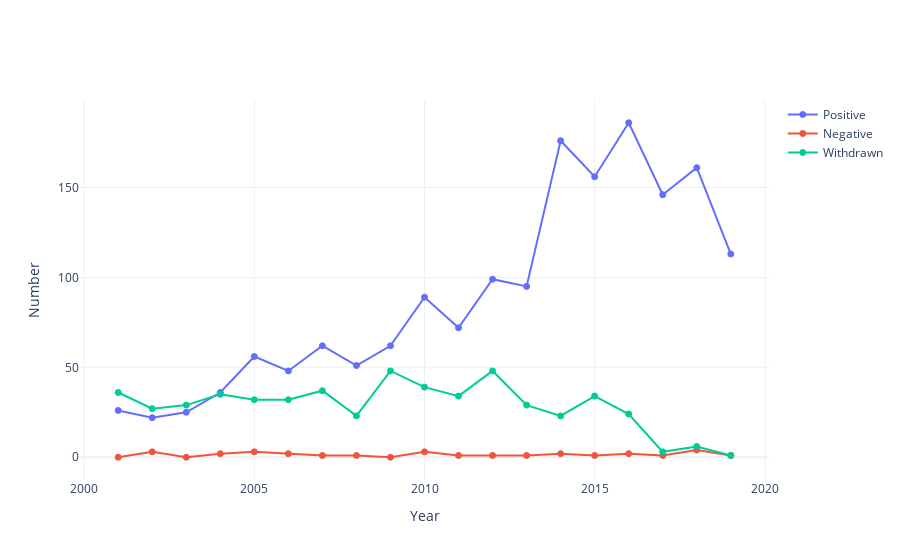

The notebook cell this image was saved under:
### Markdown cell above
### 1.2 Time evolution 
(exclude 2000 and 2020, because data is incomplete)

### Code cell
# Create container for time data
time_evolution = pd.DataFrame(columns={'Year', 'Positive', 'Negative', 'Withdrawn'})

# Group data by year
temp = data.copy()
temp['Year'] = data['Date of first decision'].apply(lambda x: x.year)
for year in temp['Year'].dropna().unique():
    # Ignore 2000 and 2020
    if (year == 2000) or (year == 2020):
        continue

    # Get outcomes for that year
    mask = temp['Year'] == year
    temp2 = temp[mask]

    # Count positives (including expired)
    mask = (temp2['Status of orphan designation'] == 'Positive') | (temp2['Status of orphan designation'] == 'Expired')
    n_positive = len(temp2[mask])

    # Count negative
    mask = temp2['Status of orphan designation'] == 'Negative'
    n_negative = len(temp2[mask])

    # Count withdrawn
    mask = temp2['Status of orphan designation'] == 'Withdrawn'
    n_withdrawn = len(temp2[mask])
    
    # Append to main container
    time_evolution = time_evolution.append(pd.DataFrame({
        'Year': [year],
        'Positive': [n_positive],
        'Negative': [n_negative],
        'Withdrawn': [n_withdrawn]}))

# Sort by time
time_evolution.sort_values(by='Year', inplace=True)

# Create line plot
fig = go.Figure()
colours = plotly.colors.qualitative.Plotly

for index, key in enumerate(['Positive', 'Negative', 'Withdrawn']):
    fig.add_trace(go.Scatter(
        x=time_evolution['Year'],
        y=time_evolution[key],
        name=key,
        marker=dict(
            line=dict(color=colours[index], width=1))))

# Set axes and template
fig.update_layout(
    template="plotly_white",
    xaxis_title='Year',
    yaxis_title='Number')

fig.show()

### Figure 1 — Plotly figure (JSON) as saved in the notebook; plotly's stock layout.template omitted (floating-point values rounded to 4 significant figures)
{"data": [{"marker": {"line": {"color": "#636EFA", "width": 1}}, "name": "Positive", "type": "scatter", "x": [2001, 2002, 2003, 2004, 2005, 2006, 2007, 2008, 2009, 2010, 2011, 2012, 2013, 2014, 2015, 2016, 2017, 2018, 2019], "y": [26, 22, 25, 36, 56, 48, 62, 51, 62, 89, 72, 99, 95, 176, 156, 186, 146, 161, 113]}, {"marker": {"line": {"color": "#EF553B", "width": 1}}, "name": "Negative", "type": "scatter", "x": [2001, 2002, 2003, 2004, 2005, 2006, 2007, 2008, 2009, 2010, 2011, 2012, 2013, 2014, 2015, 2016, 2017, 2018, 2019], "y": [0, 3, 0, 2, 3, 2, 1, 1, 0, 3, 1, 1, 1, 2, 1, 2, 1, 4, 1]}, {"marker": {"line": {"color": "#00CC96", "width": 1}}, "name": "Withdrawn", "type": "scatter", "x": [2001, 2002, 2003, 2004, 2005, 2006, 2007, 2008, 2009, 2010, 2011, 2012, 2013, 2014, 2015, 2016, 2017, 2018, 2019], "y": [36, 27, 29, 35, 32, 32, 37, 23, 48, 39, 34, 48, 29, 23, 34, 24, 3, 6, 1]}], "layout": {"xaxis": {"title": {"text": "Year"}}, "yaxis": {"title": {"text": "Number"}}}}
